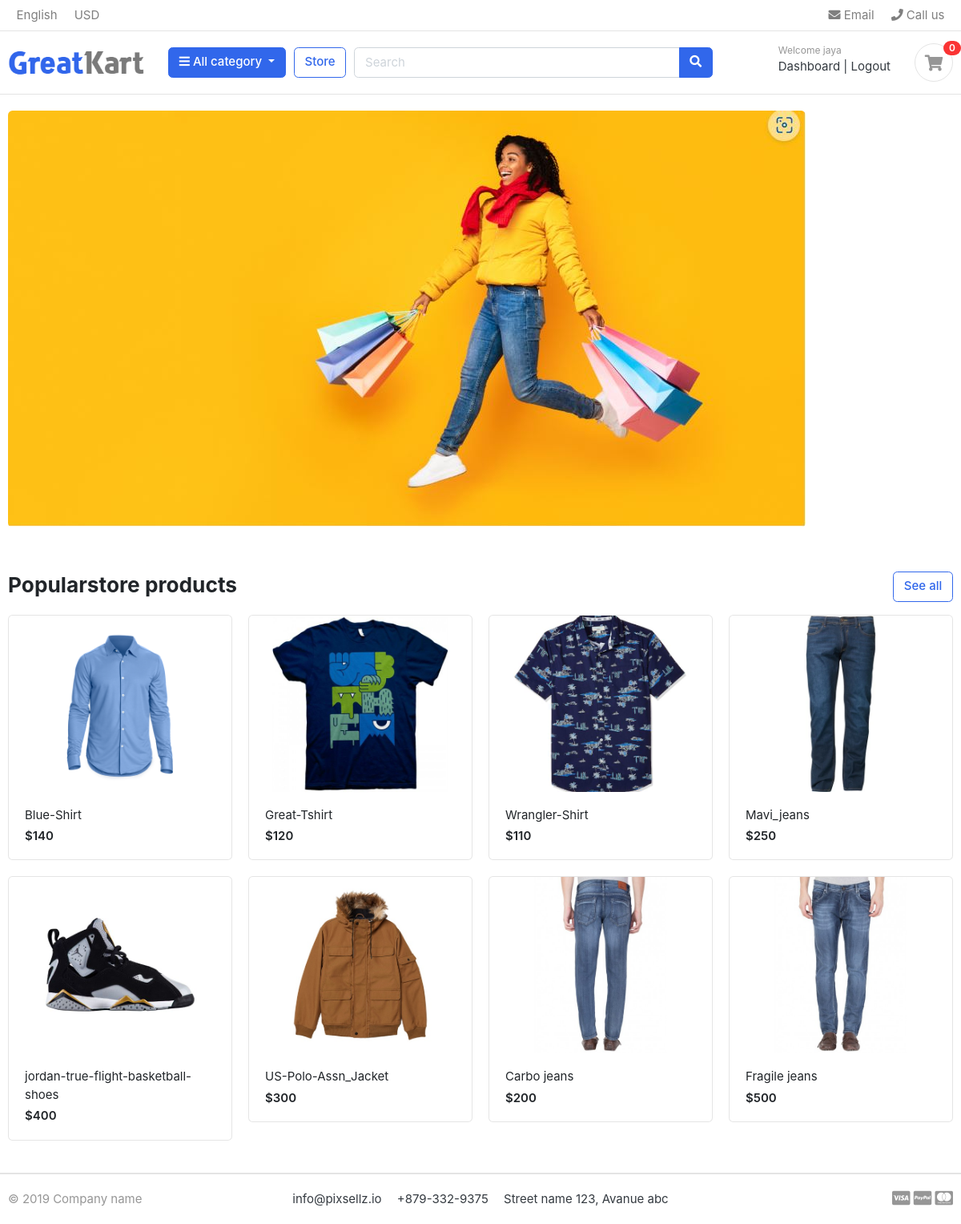
/ (signed in), run on the app's committed database.
### accounts/models.py (models this page shows, shortened)
class Account (AbstractBaseUser):
    first_name  = models.CharField (max_length= 50)
    last_name   = models.CharField (max_length= 50)
    username    = models.CharField (max_length= 50, unique= True)
    email       = models.CharField (max_length= 100, unique= True)
    phone_number= models.CharField (max_length= 50)
    date_joined     = models.DateTimeField (auto_now_add= True)
    last_login      = models.DateTimeField (auto_now_add= True)
    is_admin        = models.BooleanField (default= False)
    is_staff        = models.BooleanField (default= False)
    is_active       = models.BooleanField (default= False)
    is_superadmin   = models.BooleanField (default= False)
    USERNAME_FIELD        = 'email'
    REQUIRED_FIELDS       = ['username','first_name','last_name']
    objects= MyAccountManager()

### store/models.py (models this page shows, shortened)
class Product (models.Model):
    product_name        = models.CharField (max_length= 200, unique= True)
    slug                = models.SlugField (max_length= 200, unique= True)
    description         = models.TextField (max_length= 500, blank= True)
    price               = models.IntegerField ()
    images              = models.ImageField (upload_to= 'photos/products')
    stock               = models.IntegerField ()
    is_available        = models.BooleanField (default= True)
    category            = models.ForeignKey  (Category, on_delete=models.CASCADE)
    created_date        = models.DateTimeField(auto_now_add= True)
    modified_date       = models.DateTimeField(auto_now= True)
    def get_url (self):
        return reverse ('product_detail', args= [self.category.slug, self.slug])

### greatkart/views.py (the view)
# urls.py: 2. Add a URL to urlpatterns:  path('', views.home, name='home')
def home (request):
    products= Product.objects.all().filter(is_available=True)
    context= {'products': products}
    return render (request, 'home.html', context)

### carts/context_processors.py (called while the page is built)
def counter(request):
    cart_count=0
    if 'admin' in request.path:
        return()
    else:
        try:
            cart= Cart.objects.filter(cart_id =_cart_id(request))
            cart_items= CartItem.objects.all().filter(cart=cart[:1])
            for cart_item in cart_items:
                cart_count+= cart_item.quantity
        except Cart.DoesNotExist:
            cart_count=0
    return dict (cart_count= cart_count)

### carts/views.py (called while the page is built)
def _cart_id(request):
    cart= request.session.session_key
    if not cart:
        cart= request.session.create ()
    return cart

### category/context_processors.py (called while the page is built)
def menu_links (request):
    links= Category.objects.all()
    return dict (links=links)

### category/models.py (called while the page is built)
    def get_url (self):
        return reverse ('products_by_category', args=[self.slug] )

### templates/home.html
{%extends 'base.html'%}
{%block content%}
{% load static %}
<section class="section-intro padding-y-sm">
<div class="container">
<div class="intro-banner-wrap">
	<img src="{%static 'images/banners/Shopping-banner.jpg' %}" class="img-fluid rounded">
</div>
</div>
</section>
<section class="section-name padding-y-sm">
<div class="container">
<header class="section-heading">
	<a href="{% url 'store' %}" class="btn btn-outline-primary float-right">See all</a>
	<h3 class="section-title">Popularstore products</h3>
</header>
<div class="row">
	{% for product in products %}
	<div class="col-md-3">
		<div class="card card-product-grid">
			<a href="{{ product.get_url }}" class="img-wrap"> <img src="{{ product.images.url }}"> </a>
			<figcaption class="info-wrap">
				<a href="{{ product.get_url }}" class="title">{{ product.product_name }}</a>
				<div class="price mt-1">${{product.price}}</div>
			</figcaption>
		</div>
	</div>
	{% endfor %}
</div>
</div>
</section>
</body>
</html>
{%endblock%}

### templates/includes/navbar.html (shortened to what this page needs)
{%load static%}
<header class="section-header">
<nav class="navbar p-md-0 navbar-expand-sm navbar-light border-bottom">
<div class="container">
  <div class="collapse navbar-collapse" id="navbarTop4">
    <ul class="navbar-nav mr-auto">
      <li class="nav-item dropdown">
      <a href="#" class="nav-link">   English </a>
    </li>
    <li class="nav-item dropdown">
      <a href="#" class="nav-link"> USD </a>
    </li>
    </ul>
    <ul class="navbar-nav">
    <li><a href="#" class="nav-link"> <i class="fa fa-envelope"></i> Email </a></li>
    <li><a href="#" class="nav-link"> <i class="fa fa-phone"></i> Call us </a></li>
  </ul>
  </div>
</div>
</nav>
<section class="header-main border-bottom">
  <div class="container">
<div class="row align-items-center">
  <div class="col-lg-2 col-md-3 col-6">
    <a href="{% url 'home' %}" class="brand-wrap">
      <img class="logo" src="{%static './images/logo.png' %}">
    </a>
  </div>
  <div class="col-lg col-sm col-md col-6 flex-grow-0">
    <div class="category-wrap dropdown d-inline-block float-right">
      <button type="button" class="btn btn-primary dropdown-toggle" data-toggle="dropdown">
        <i class="fa fa-bars"></i> All category
      </button>
    </div>
  </div>
  <a href="{% url 'store'  %}" class="btn btn-outline-primary">Store</a>
  <div class="col-lg  col-md-6 col-sm-12 col">
    <form action="{% url 'search' %}" class="search">
      <div class="input-group w-100">
          <input type="text" class="form-control" style="width:60%;" placeholder="Search" name= "keyword">
          <div class="input-group-append">
            <button class="btn btn-primary" type="submit">
              <i class="fa fa-search"></i>
            </button>
          </div>
        </div>
    </form>
  </div>
  <div class="col-lg-3 col-sm-6 col-8 order-2 order-lg-3">
        <div class="d-flex justify-content-end mb-3 mb-lg-0">
          {% if user.id is None %}
          <div class="widget-header">
            <small class="title text-muted">Welcome guest!</small>
            <div>
              <a href="{% url 'login' %}">Sign in</a> <span class="dark-transp"> | </span>
              <a href="{% url 'register' %}"> Register</a>
            </div>
          </div>
          {% else %}
          <div class="widget-header">
            <small class="title text-muted">Welcome {{user.first_name}}</small>
            <div>
              <a href="{% url 'dashboard' %}">Dashboard</a> <span class="dark-transp"> | </span>
              <a href="{% url 'logout' %}"> Logout</a>
            </div>
          </div>
          {% endif %}
          <a href="{% url 'cart' %}" class="widget-header pl-3 ml-3">
            <div class="icon icon-sm rounded-circle border"><i class="fa fa-shopping-cart"></i></div>
            <span class="badge badge-pill badge-danger notify">{{cart_count}}</span>
          </a>
        </div>
      </div>
</div>
  </div>
</section>
</header>

### static/css/ui.css (style rules this page uses)
html { font-family: "Inter", sans-serif; font-size: 15px; }
.img-wrap { text-align: center; display: block; }
.img-wrap img { max-width: 100%; }
.icon-xs, .icon-sm, .icon-md, .icon-lg { display: inline-block; text-align: center; flex-shrink: 0; flex-grow: 0; }
.icon-sm { width: 48px; height: 48px; line-height: 48px !important; font-size: 20px; }
.padding-y-sm { padding-top: 20px; padding-bottom: 20px; }
.section-heading { margin-bottom: 20px; margin-top: 15px; }
.section-title { color: #212529; }
.header-main { position: relative; padding-top: 1rem; padding-bottom: 1rem; }
.brand-wrap .logo, .navbar-brand .logo { margin-right: 7px; max-height: 42px; display: inline-block; }
.widget-header { display: inline-block; vertical-align: middle; position: relative; }
.widget-header a { color: #343a40; }
.widget-header i { color: #969696; }
.widget-header .title { display: block; }
.widget-header .notify { position: absolute; top: -3px; right: -10px; }
[class*=card-product] a.title { color: #212529; display: block; }
[class*=card-product] .img-wrap { overflow: hidden; position: relative; }
[class*=card-product] .img-wrap img { height: 100%; max-width: 100%; width: auto; display: inline-block; -o-object-fit: cover; object-fit: cover; }
.card-product-grid { margin-bottom: 20px; }
.card-product-grid .img-wrap { border-radius: 0.2rem 0.2rem 0 0; height: 220px; }
.card-product-grid .info-wrap { overflow: hidden; padding: 18px 20px; }
.card .img-wrap { overflow: hidden; }
.notify { position: absolute; top: -4px; right: -10px; display: inline-block; padding: 0.25em 0.6em; font-size: 12px; line-height: 1; text-align: center; border-radius: 3rem; color: #fff; background-color: #fa3434; }
.price { font-weight: 600; color: #212529; }

### data on the page
Account: first_name "jaya"
Product: images (picture), product_name "Blue-Shirt", price "140"
Product: images (picture), product_name "Great-Tshirt", price "120"
Product: images (picture), product_name "Wrangler-Shirt", price "110"
Product: images (picture), product_name "Mavi_jeans", price "250"
Product: images (picture), product_name "jordan-true-flight-basketball-shoes", price "400"
Product: images (picture), product_name "US-Polo-Assn_Jacket", price "300"
Product: images (picture), product_name "Carbo jeans", price "200"
Product: images (picture), product_name "Fragile jeans", price "500"

### other printed values
{{ cart_count }} "0"
